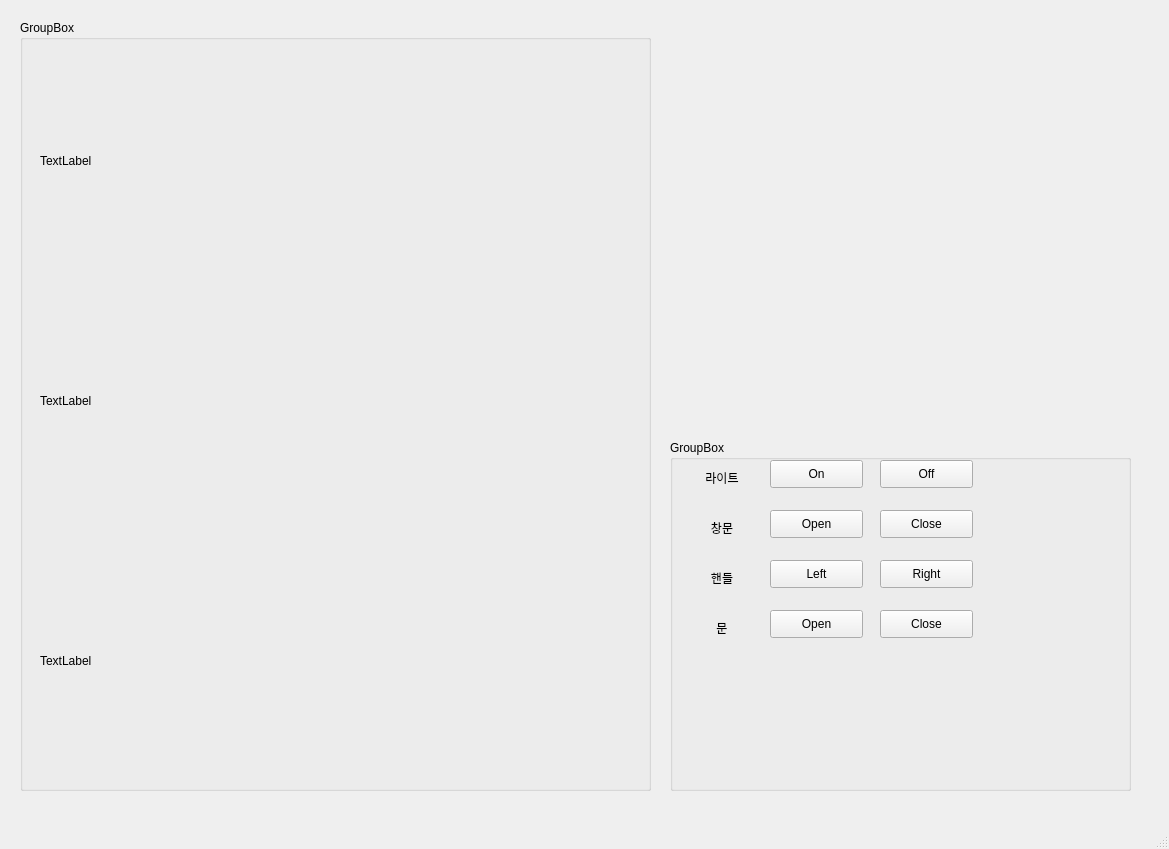
<?xml version="1.0" encoding="UTF-8"?>
<ui version="4.0">
 <class>MainWindow</class>
 <widget class="QMainWindow" name="MainWindow">
  <property name="geometry">
   <rect>
    <x>0</x>
    <y>0</y>
    <width>1169</width>
    <height>849</height>
   </rect>
  </property>
  <property name="windowTitle">
   <string>MainWindow</string>
  </property>
  <widget class="QWidget" name="centralwidget">
   <widget class="QGroupBox" name="groupBox_4">
    <property name="geometry">
     <rect>
      <x>670</x>
      <y>440</y>
      <width>461</width>
      <height>351</height>
     </rect>
    </property>
    <property name="title">
     <string>GroupBox</string>
    </property>
    <widget class="QLabel" name="label">
     <property name="geometry">
      <rect>
       <x>20</x>
       <y>30</y>
       <width>64</width>
       <height>15</height>
      </rect>
     </property>
     <property name="text">
      <string>라이트</string>
     </property>
     <property name="alignment">
      <set>Qt::AlignCenter</set>
     </property>
    </widget>
    <widget class="QPushButton" name="Light_On">
     <property name="geometry">
      <rect>
       <x>100</x>
       <y>20</y>
       <width>93</width>
       <height>28</height>
      </rect>
     </property>
     <property name="text">
      <string>On</string>
     </property>
    </widget>
    <widget class="QPushButton" name="Light_Off">
     <property name="geometry">
      <rect>
       <x>210</x>
       <y>20</y>
       <width>93</width>
       <height>28</height>
      </rect>
     </property>
     <property name="text">
      <string>Off</string>
     </property>
    </widget>
    <widget class="QLabel" name="label_2">
     <property name="geometry">
      <rect>
       <x>20</x>
       <y>80</y>
       <width>64</width>
       <height>15</height>
      </rect>
     </property>
     <property name="text">
      <string>창문</string>
     </property>
     <property name="alignment">
      <set>Qt::AlignCenter</set>
     </property>
    </widget>
    <widget class="QPushButton" name="Window_open">
     <property name="geometry">
      <rect>
       <x>100</x>
       <y>70</y>
       <width>93</width>
       <height>28</height>
      </rect>
     </property>
     <property name="text">
      <string>Open</string>
     </property>
    </widget>
    <widget class="QPushButton" name="Window_close">
     <property name="geometry">
      <rect>
       <x>210</x>
       <y>70</y>
       <width>93</width>
       <height>28</height>
      </rect>
     </property>
     <property name="text">
      <string>Close</string>
     </property>
    </widget>
    <widget class="QLabel" name="label_3">
     <property name="geometry">
      <rect>
       <x>20</x>
       <y>130</y>
       <width>64</width>
       <height>15</height>
      </rect>
     </property>
     <property name="text">
      <string>핸들</string>
     </property>
     <property name="alignment">
      <set>Qt::AlignCenter</set>
     </property>
    </widget>
    <widget class="QPushButton" name="Wheel_left">
     <property name="geometry">
      <rect>
       <x>100</x>
       <y>120</y>
       <width>93</width>
       <height>28</height>
      </rect>
     </property>
     <property name="text">
      <string>Left</string>
     </property>
    </widget>
    <widget class="QPushButton" name="Wheel_right">
     <property name="geometry">
      <rect>
       <x>210</x>
       <y>120</y>
       <width>93</width>
       <height>28</height>
      </rect>
     </property>
     <property name="text">
      <string>Right</string>
     </property>
    </widget>
    <widget class="QLabel" name="label_4">
     <property name="geometry">
      <rect>
       <x>20</x>
       <y>180</y>
       <width>64</width>
       <height>15</height>
      </rect>
     </property>
     <property name="text">
      <string>문</string>
     </property>
     <property name="alignment">
      <set>Qt::AlignCenter</set>
     </property>
    </widget>
    <widget class="QPushButton" name="Door_open">
     <property name="geometry">
      <rect>
       <x>100</x>
       <y>170</y>
       <width>93</width>
       <height>28</height>
      </rect>
     </property>
     <property name="text">
      <string>Open</string>
     </property>
    </widget>
    <widget class="QPushButton" name="Door_close">
     <property name="geometry">
      <rect>
       <x>210</x>
       <y>170</y>
       <width>93</width>
       <height>28</height>
      </rect>
     </property>
     <property name="text">
      <string>Close</string>
     </property>
    </widget>
   </widget>
   <widget class="QGroupBox" name="groupBox">
    <property name="geometry">
     <rect>
      <x>20</x>
      <y>20</y>
      <width>631</width>
      <height>771</height>
     </rect>
    </property>
    <property name="title">
     <string>GroupBox</string>
    </property>
    <widget class="QLabel" name="Base1">
     <property name="geometry">
      <rect>
       <x>20</x>
       <y>20</y>
       <width>591</width>
       <height>241</height>
      </rect>
     </property>
     <property name="text">
      <string>TextLabel</string>
     </property>
    </widget>
    <widget class="QLabel" name="Base2">
     <property name="geometry">
      <rect>
       <x>20</x>
       <y>260</y>
       <width>591</width>
       <height>241</height>
      </rect>
     </property>
     <property name="text">
      <string>TextLabel</string>
     </property>
    </widget>
    <widget class="QLabel" name="Base3">
     <property name="geometry">
      <rect>
       <x>20</x>
       <y>520</y>
       <width>591</width>
       <height>241</height>
      </rect>
     </property>
     <property name="text">
      <string>TextLabel</string>
     </property>
    </widget>
   </widget>
  </widget>
  <widget class="QMenuBar" name="menubar">
   <property name="geometry">
    <rect>
     <x>0</x>
     <y>0</y>
     <width>1169</width>
     <height>26</height>
    </rect>
   </property>
  </widget>
  <widget class="QStatusBar" name="statusbar"/>
 </widget>
 <resources/>
 <connections/>
</ui>
